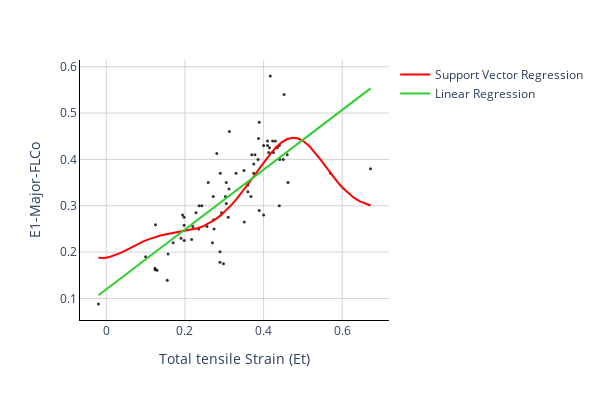

Notebook code for this chart:
### Code cell
fig = px.scatter(df, x=df['Total tensile Strain (Et)'], y=df['E1-Major-FLCo'], width=600,height=400,
                 opacity=0.8, color_discrete_sequence=['black'])

# Add a best-fit line
fig.add_traces(go.Scatter(x=x_range, y=y_svr, name='Support Vector Regression', line=dict(color='red')))
fig.add_traces(go.Scatter(x=x_range, y=y_lr, name='Linear Regression', line=dict(color='limegreen')))

# Change chart background color
fig.update_layout(dict(plot_bgcolor = 'white'))

# Update axes lines
fig.update_xaxes(showgrid=True, gridwidth=1, gridcolor='lightgrey', 
                 zeroline=True, zerolinewidth=1, zerolinecolor='lightgrey', 
                 showline=True, linewidth=1, linecolor='black')

fig.update_yaxes(showgrid=True, gridwidth=1, gridcolor='lightgrey', 
                 zeroline=True, zerolinewidth=1, zerolinecolor='lightgrey', 
                 showline=True, linewidth=1, linecolor='black')

# Update marker size
fig.update_traces(marker=dict(size=3))

### Figure 1 — Plotly figure (JSON) as saved in the notebook; plotly's stock layout.template omitted (floating-point values rounded to 4 significant figures)
{"data": [{"hovertemplate": "Total tensile Strain (Et)=%{x}<br>E1-Major-FLCo=%{y}<extra></extra>", "legendgroup": "", "marker": {"color": "black", "opacity": 0.8, "size": 3, "symbol": "circle"}, "mode": "markers", "name": "", "orientation": "v", "showlegend": false, "type": "scatter", "x": [0.387, 0.313, 0.389, 0.452, 0.417, 0.41, 0.43, 0.375, 0.375, 0.33, 0.37, 0.378, 0.41, 0.423, 0.425, 0.415, 0.4, 0.435, 0.44, 0.413, 0.441, 0.368, 0.57, 0.4, 0.46, 0.45, 0.36, 0.36, 0.272, 0.198, 0.124, 0.243, 0.259, 0.17, 0.194, 0.351, 0.235, 0.672, 0.27, 0.274, 0.236, 0.386, 0.462, 0.389, 0.305, 0.305, 0.31, 0.303, 0.29, 0.198, 0.228, 0.293, 0.19, 0.22, 0.273, 0.1, 0.289, 0.312, 0.124, 0.157, 0.129, 0.217, 0.256, 0.155, 0.198, 0.44, 0.125, 0.289, 0.298, 0.281, 0.35, -0.02], "xaxis": "x", "y": [0.445, 0.46, 0.48, 0.54, 0.58, 0.44, 0.44, 0.39, 0.37, 0.37, 0.41, 0.41, 0.43, 0.44, 0.415, 0.425, 0.43, 0.425, 0.43, 0.415, 0.4, 0.32, 0.37, 0.28, 0.41, 0.4, 0.33, 0.345, 0.32, 0.225, 0.165, 0.3, 0.35, 0.22, 0.28, 0.265, 0.25, 0.38, 0.22, 0.25, 0.3, 0.4, 0.35, 0.29, 0.305, 0.35, 0.275, 0.32, 0.37, 0.275, 0.285, 0.285, 0.23, 0.255, 0.27, 0.19, 0.178, 0.336, 0.162, 0.196, 0.161, 0.227, 0.255, 0.139, 0.258, 0.3, 0.259, 0.201, 0.175, 0.413, 0.376, 0.088], "yaxis": "y"}, {"line": {"color": "red"}, "marker": {"size": 3}, "name": "Support Vector Regression", "type": "scatter", "x": [-0.02, -0.005878, 0.008245, 0.02237, 0.03649, 0.05061, 0.06473, 0.07886, 0.09298, 0.1071, 0.1212, 0.1353, 0.1495, 0.1636, 0.1777, 0.1918, 0.206, 0.2201, 0.2342, 0.2483, 0.2624, 0.2766, 0.2907, 0.3048, 0.3189, 0.3331, 0.3472, 0.3613, 0.3754, 0.3896, 0.4037, 0.4178, 0.4319, 0.446, 0.4602, 0.4743, 0.4884, 0.5025, 0.5167, 0.5308, 0.5449, 0.559, 0.5731, 0.5873, 0.6014, 0.6155, 0.6296, 0.6438, 0.6579, 0.672], "y": [0.1878, 0.1874, 0.1893, 0.1932, 0.1984, 0.2045, 0.2108, 0.217, 0.2226, 0.2275, 0.2317, 0.2351, 0.2379, 0.2402, 0.2421, 0.244, 0.2461, 0.2487, 0.2521, 0.2566, 0.2625, 0.2701, 0.2793, 0.2901, 0.3025, 0.3163, 0.3312, 0.3471, 0.3637, 0.3805, 0.3971, 0.4126, 0.4262, 0.4369, 0.444, 0.4468, 0.445, 0.4387, 0.4284, 0.4151, 0.3996, 0.3833, 0.3671, 0.3519, 0.3384, 0.3269, 0.3175, 0.3101, 0.3045, 0.3005]}, {"line": {"color": "limegreen"}, "marker": {"size": 3}, "name": "Linear Regression", "type": "scatter", "x": [-0.02, -0.005878, 0.008245, 0.02237, 0.03649, 0.05061, 0.06473, 0.07886, 0.09298, 0.1071, 0.1212, 0.1353, 0.1495, 0.1636, 0.1777, 0.1918, 0.206, 0.2201, 0.2342, 0.2483, 0.2624, 0.2766, 0.2907, 0.3048, 0.3189, 0.3331, 0.3472, 0.3613, 0.3754, 0.3896, 0.4037, 0.4178, 0.4319, 0.446, 0.4602, 0.4743, 0.4884, 0.5025, 0.5167, 0.5308, 0.5449, 0.559, 0.5731, 0.5873, 0.6014, 0.6155, 0.6296, 0.6438, 0.6579, 0.672], "y": [0.107, 0.1161, 0.1252, 0.1343, 0.1434, 0.1525, 0.1616, 0.1707, 0.1798, 0.1889, 0.1981, 0.2072, 0.2163, 0.2254, 0.2345, 0.2436, 0.2527, 0.2618, 0.2709, 0.28, 0.2891, 0.2982, 0.3073, 0.3164, 0.3255, 0.3347, 0.3438, 0.3529, 0.362, 0.3711, 0.3802, 0.3893, 0.3984, 0.4075, 0.4166, 0.4257, 0.4348, 0.4439, 0.453, 0.4621, 0.4712, 0.4804, 0.4895, 0.4986, 0.5077, 0.5168, 0.5259, 0.535, 0.5441, 0.5532]}], "layout": {"height": 400, "legend": {"tracegroupgap": 0}, "margin": {"t": 60}, "plot_bgcolor": "white", "width": 600, "xaxis": {"anchor": "y", "domain": [0, 1], "gridcolor": "lightgrey", "gridwidth": 1, "linecolor": "black", "linewidth": 1, "showgrid": true, "showline": true, "title": {"text": "Total tensile Strain (Et)"}, "zeroline": true, "zerolinecolor": "lightgrey", "zerolinewidth": 1}, "yaxis": {"anchor": "x", "domain": [0, 1], "gridcolor": "lightgrey", "gridwidth": 1, "linecolor": "black", "linewidth": 1, "showgrid": true, "showline": true, "title": {"text": "E1-Major-FLCo"}, "zeroline": true, "zerolinecolor": "lightgrey", "zerolinewidth": 1}}}
